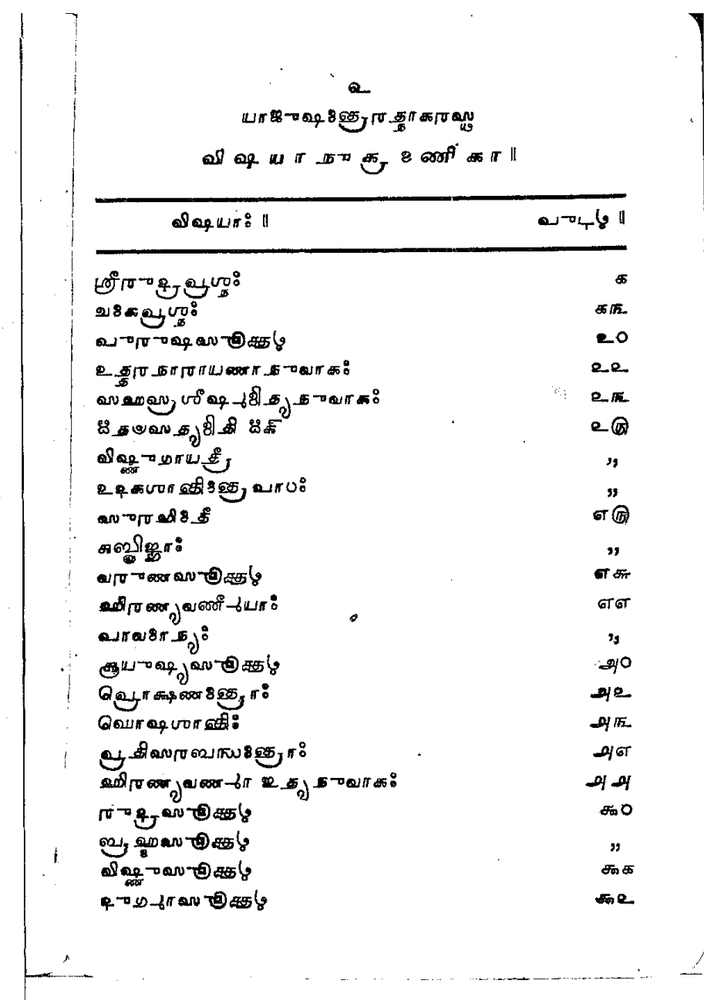
#> input picture data/images/page_0002.png, 704 x 1000 px, shrunk from 913 x 1297 before the run
$ python -i cv_assist.py   (imports and definitions only)
#> lines starting #> are read from the running program, lines starting #| are printed output that depends on the picture; after the words box and inside, x2 and y2 are one past the last pixel; in counts of white or black regions, pixels touching at a corner belong together
#> further down, picture is the input picture: shape (1000, 704); min 0, max 255, mean 241.9
"""Classical-CV assisted boundary proposals for Grantha text lines.

Why not DBSCAN: a kootu ezhuthu (conjunct/ligature glyph cluster) can have
components that are spatially DISJOINT from their own base letter (e.g. a
vowel sign positioned above/below with a real visual gap) while touching a
neighboring INDEPENDENT letter (a shared baseline stroke or ligated serif).
Proximity-based clustering has no notion of "this gap is internal structure
of one glyph" vs "this gap is a real inter-akshara boundary" -- it only sees
Euclidean/pixel distance. The algorithm below is line-relative and
shape-aware instead:

  1. Adaptive (Sauvola) binarization -- robust to the uneven illumination
     typical of a photocopier/scanner source.
  2. Horizontal projection profile -> text-line bands.
  3. Per-line vertical projection profile -> valley detection gated by two
     script-specific priors (minimum akshara width, and a FULL-HEIGHT valley
     requirement -- a boundary is only accepted if the gap spans nearly the
     entire line height, not just a partial notch partway up/down a glyph).
  4. A connected-component cross-check (morphological closing with a tall/
     narrow kernel) that must independently agree a boundary separates two
     distinct glyph blobs before it's finalized. This double-gate is what
     keeps disjoint-but-single conjuncts intact, which DBSCAN cannot express.
"""

from __future__ import annotations

from dataclasses import dataclass, field

import numpy as np
from scipy import ndimage
from skimage.filters import threshold_sauvola


@dataclass
class CvAssistConfig:
    # Sauvola adaptive threshold window (px, must be odd) and sensitivity.
    sauvola_window: int = 25
    sauvola_k: float = 0.2

    # Text-line detection (horizontal projection profile).
    line_smooth_px: int = 5          # moving-average window over row profile
    line_noise_floor_frac: float = 0.02  # frac of max row-darkness to count as "text row"
    line_gap_merge_px: int = 1       # merge line-bands separated by less than this
    line_min_height_px: int = 8      # discard bands shorter than this (noise/rules)
    line_vpad_px: int = 6            # vertical padding added when cropping a line strip

    # Per-line vertical valley detection.
    min_akshara_width_px: int = 10   # reject boundaries narrower than this
    valley_depth_frac: float = 0.12  # column darkness must drop below this frac of line max
    valley_smooth_px: int = 3        # moving-average window over column profile

    # Connected-component cross-check.
    closing_kernel_h: int = 7        # tall
    closing_kernel_w: int = 3        # narrow


@dataclass
class LineProposal:
    line_id: str
    y0: int
    y1: int
    boundaries_px: list[int] = field(default_factory=list)


def _moving_average(x: np.ndarray, window: int) -> np.ndarray:
    if window <= 1:
        return x
    kernel = np.ones(window) / window
    return np.convolve(x, kernel, mode="same")


def _binarize_sauvola(gray: np.ndarray, cfg: CvAssistConfig) -> np.ndarray:
    """Returns a boolean array, True == ink (dark)."""
    window = cfg.sauvola_window | 1  # force odd
    thresh = threshold_sauvola(gray, window_size=window, k=cfg.sauvola_k)
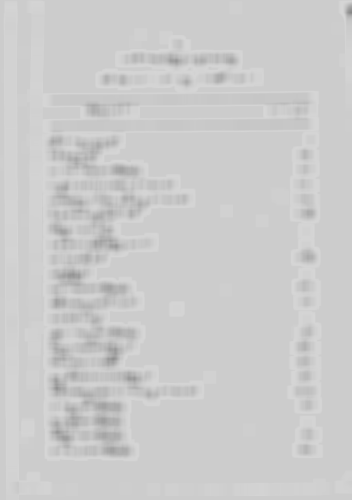
#> thresh: shape (1000, 704) float64 (shown at 1/2 size); min 134.5, max 214.5, mean 203.1
    return gray < thresh
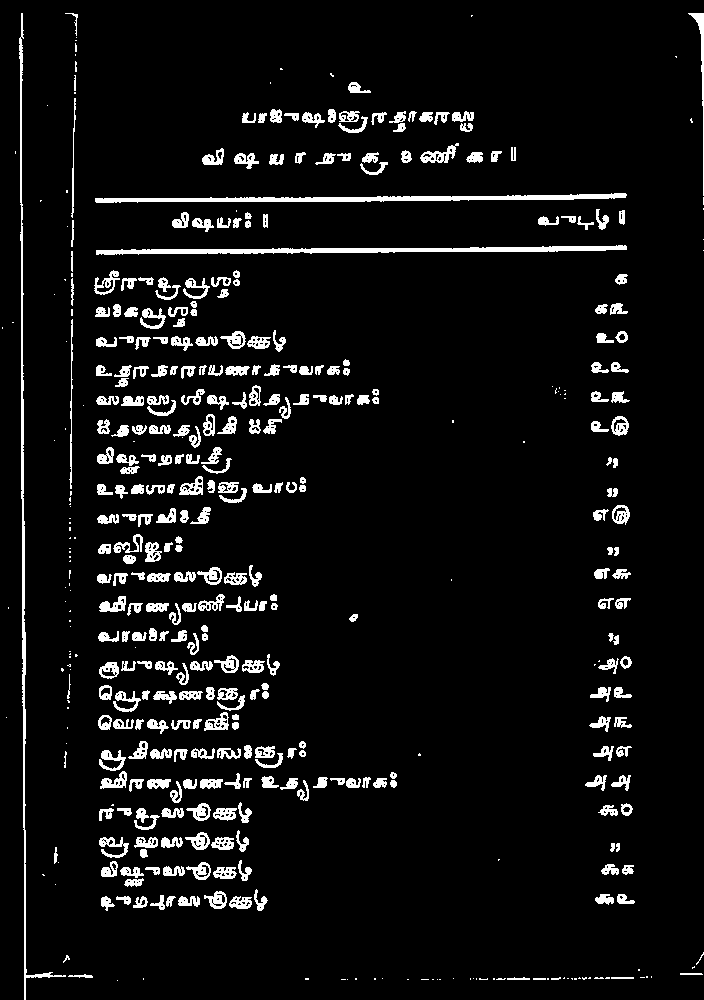
#> returned value: shape (1000, 704) bool; 6.4% white; 457 white regions (124 under 20 px), largest, box (x1, y1, x2, y2) and area: (96, 245, 627, 255) 2499, (19, 13, 66, 1000) 2489, (95, 193, 627, 203) 2434


def _detect_text_lines(ink: np.ndarray, cfg: CvAssistConfig) -> list[tuple[int, int]]:
    row_profile = ink.sum(axis=1).astype(np.float64)
#> row_profile = 1000 values, max 521 at index 198, min 0 at index 0, mean 45.09
    smoothed = _moving_average(row_profile, cfg.line_smooth_px)
#> smoothed = 1000 values, max 419 at index 250, min 0 at index 0, mean 45.09
    noise_floor = smoothed.max() * cfg.line_noise_floor_frac
#> noise_floor = 8.38

    is_text_row = smoothed > noise_floor

    bands: list[tuple[int, int]] = []
    in_band = False
    start = 0
    for i, val in enumerate(is_text_row):
        if val and not in_band:
            start = i
            in_band = True
        elif not val and in_band:
            bands.append((start, i))
            in_band = False
#> this loop made 1000 passes
#> (val, in_band) on passes 13, 29, 48, 51: (True, True), (False, False), (True, True), (False, False)
#> after the loop, bands = [(12, 28), (47, 50), (67, 70), (81, 95), (108, 134), (145, 176), (191, 205), (209, 231), (244, 256), (270, 351), (360, 526), (535, 564), (566, 587), (594, 624), (626, 732), (741, 831), (832, 887), (891, 911), (971, 982)]; in_band = False; start = 971
    if in_band:
        bands.append((start, len(is_text_row)))

    # Merge bands separated by a small gap (avoids a detached matra becoming its own "line").
    merged: list[tuple[int, int]] = []
    for band in bands:
        if merged and band[0] - merged[-1][1] <= cfg.line_gap_merge_px:
            merged[-1] = (merged[-1][0], band[1])
        else:
            merged.append(band)
#> this loop made 19 passes
#> after the loop, merged = [(12, 28), (47, 50), (67, 70), (81, 95), (108, 134), (145, 176), (191, 205), (209, 231), (244, 256), (270, 351), (360, 526), (535, 564), (566, 587), (594, 624), (626, 732), (741, 887), (891, 911), (971, 982)]

    return [b for b in merged if (b[1] - b[0]) >= cfg.line_min_height_px]


def _find_valleys(
    column_profile: np.ndarray, cfg: CvAssistConfig
) -> list[int]:
    smoothed = _moving_average(column_profile, cfg.valley_smooth_px)
    line_max = smoothed.max()
    if line_max <= 0:
        return []

    threshold = line_max * cfg.valley_depth_frac
    is_valley = smoothed <= threshold

    # Find contiguous valley runs, take their midpoint as the candidate boundary x.
    candidates: list[int] = []
    in_valley = False
    start = 0
    for i, val in enumerate(is_valley):
        if val and not in_valley:
            start = i
            in_valley = True
        elif not val and in_valley:
            candidates.append((start + i) // 2)
            in_valley = False
    if in_valley:
        candidates.append((start + len(is_valley)) // 2)

    return candidates


def _connected_component_gate(
    line_ink: np.ndarray, candidates: list[int], cfg: CvAssistConfig
) -> list[int]:
    """Keep only candidate boundaries that separate two distinct blobs after
    a tall/narrow morphological closing (fuses disjoint conjunct parts)."""
    structure = np.ones((cfg.closing_kernel_h, cfg.closing_kernel_w), dtype=bool)
    closed = ndimage.binary_closing(line_ink, structure=structure)
    labeled, _ = ndimage.label(closed)

    accepted: list[int] = []
    for x in candidates:
        if x <= 0 or x >= line_ink.shape[1] - 1:
            continue
        left_labels = set(np.unique(labeled[:, max(0, x - 2):x])) - {0}
        right_labels = set(np.unique(labeled[:, x:x + 2])) - {0}
        # Accept if the label sets on either side are disjoint (a real component
        # break), OR either side is blank (background gap) -- both indicate a
        # genuine separation rather than a mid-glyph notch.
        if not left_labels or not right_labels or left_labels.isdisjoint(right_labels):
            accepted.append(x)
    return accepted


def _enforce_min_width(boundaries: list[int], width: int, cfg: CvAssistConfig) -> list[int]:
    all_pts = sorted(set([0] + boundaries + [width]))
    filtered = [all_pts[0]]
    for x in all_pts[1:]:
        if x - filtered[-1] >= cfg.min_akshara_width_px:
            filtered.append(x)
        elif x == width:
            # Always keep the right edge; drop the previous point instead if too close.
            if len(filtered) > 1:
                filtered[-1] = x
            else:
                filtered.append(x)
    return filtered


def propose_boundaries(
    gray: np.ndarray, cfg: CvAssistConfig | None = None
) -> list[LineProposal]:
    """gray: 2D uint8/float array, single-channel page image (0=black..255=white)."""
    cfg = cfg or CvAssistConfig()
    ink = _binarize_sauvola(gray, cfg)

    lines = _detect_text_lines(ink, cfg)
#> lines = [(12, 28), (81, 95), (108, 134), (145, 176), (191, 205), (209, 231), (244, 256), (270, 351), (360, 526), (535, 564), (566, 587), (594, 624), (626, 732), (741, 887), (891, 911), (971, 982)]
    width = gray.shape[1]

    proposals: list[LineProposal] = []
    for idx, (y0, y1) in enumerate(lines):
        y0p = max(0, y0 - cfg.line_vpad_px)
        y1p = min(gray.shape[0], y1 + cfg.line_vpad_px)
        line_ink = ink[y0p:y1p, :]

        col_profile = line_ink.sum(axis=0).astype(np.float64)
        candidates = _find_valleys(col_profile, cfg)
        gated = _connected_component_gate(line_ink, candidates, cfg)
        boundaries = _enforce_min_width(gated, width, cfg)

        proposals.append(
            LineProposal(
                line_id=f"L{idx + 1:02d}",
                y0=y0,
                y1=y1,
                boundaries_px=boundaries,
            )
        )
#> this loop made 16 passes
#> (y0, y1, y0p, y1p, line_max in _find_valleys, threshold in _find_valleys, boundaries) on passes 1, 7, 9, 11, 12: (12, 28, 6, 34, 21, 2.52, [0, 10, 48, 384, 704]), (244, 256, 238, 262, 17, 2.04, [0, 10, 47, 85, 665, 704]), (360, 526, 354, 532, 154.7, 18.56, [0, 10, 47, 85, 470, 666, 704]), (566, 587, 560, 593, 33, 3.96, [0, 10, 47, 84, 172, 428, 611, 666, 704]), (594, 624, 588, 630, 39.67, 4.76, [0, 10, 63, 127, 144, 268, 314, 478, 665, 704])
#> pass 1, in propose_boundaries, `line_ink = ink[y0p:y1p, :]`:
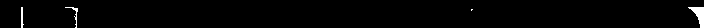
#> line_ink: shape (28, 704) bool; 1.3% white; 4 white regions (1 under 20 px), largest, box (x1, y1, x2, y2) and area: (688, 7, 704, 28) 163, (65, 7, 78, 28) 48, (21, 7, 24, 28) 43
#> pass 1, in _connected_component_gate, `closed = ndimage.binary_closing(line_ink, structure=structure)`:
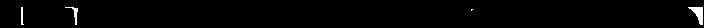
#> closed: shape (28, 704) bool; 1.2% white; 4 white regions (1 under 20 px), largest, box (x1, y1, x2, y2) and area: (688, 7, 703, 25) 133, (65, 7, 78, 25) 59, (21, 7, 24, 25) 37
#> pass 2, in propose_boundaries, `line_ink = ink[y0p:y1p, :]`:
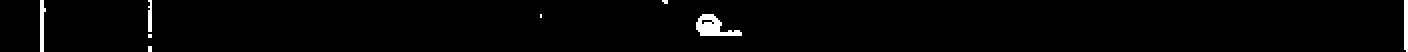
#> line_ink: shape (26, 704) bool (shown 2 times larger); 1.6% white; 8 white regions (4 under 20 px), largest, box (x1, y1, x2, y2) and area: (348, 7, 371, 18) 136, (20, 0, 23, 26) 54, (702, 0, 704, 26) 51, (74, 0, 76, 16) 29
#> after the loop, proposals = 16 items

    return proposals

>>> import cv2
>>> picture = cv2.imread('../../data/images/page_0002.png', cv2.IMREAD_GRAYSCALE)
>>> result = propose_boundaries(picture)
#> result = 16 items

$ run again, on data/images/page_0003.png
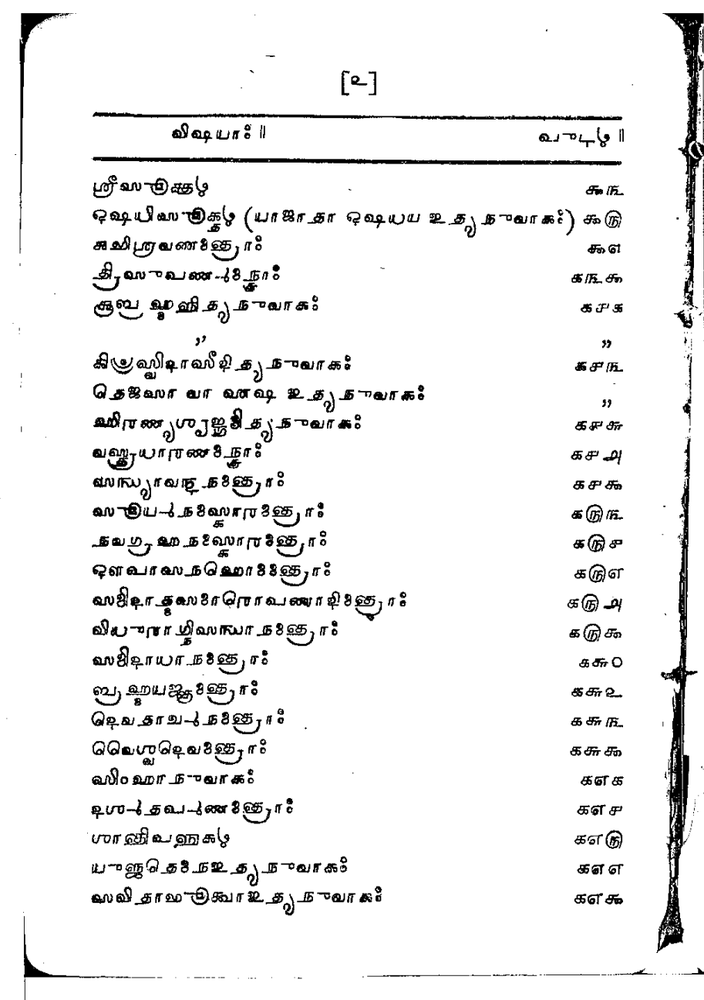
#> input picture data/images/page_0003.png, 704 x 1000 px, shrunk from 913 x 1297 before the run
#> picture is the input picture: shape (1000, 704); min 0, max 255, mean 237.7
#> in _binarize_sauvola, `return gray < thresh`:
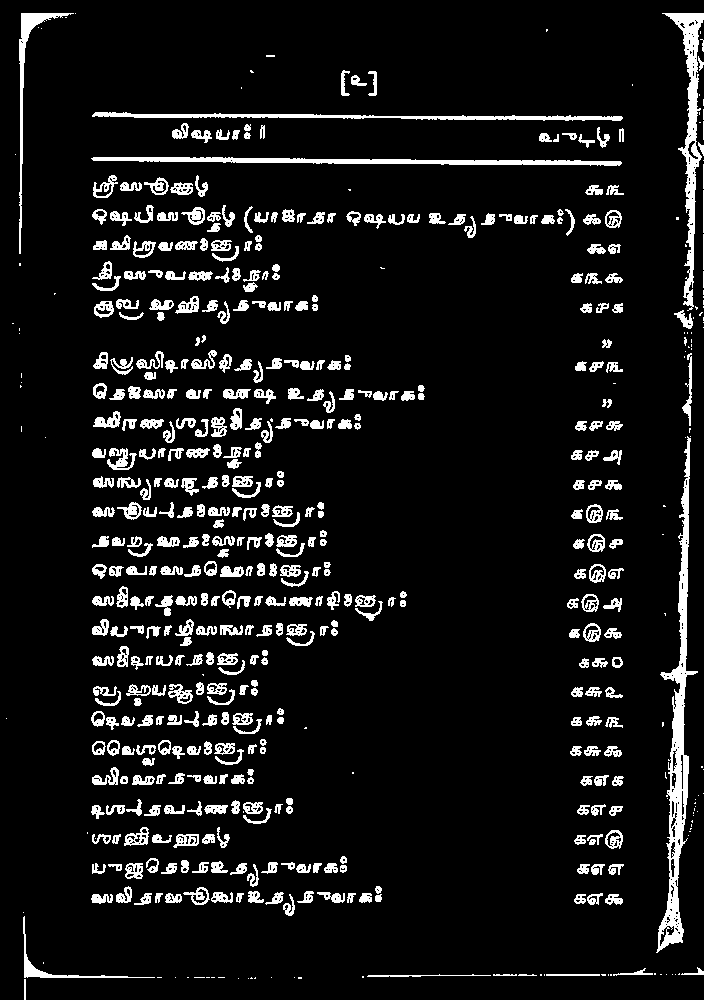
#> returned value: shape (1000, 704) bool; 8.5% white; 582 white regions (118 under 20 px), largest, box (x1, y1, x2, y2) and area: (656, 436, 698, 953) 5019, (662, 13, 704, 311) 2896, (91, 157, 622, 166) 2480
#> row_profile = 1000 values, max 520 at index 116, min 0 at index 0, mean 59.91
#> smoothed = 1000 values, max 406.4 at index 161, min 0 at index 0, mean 59.91
#> noise_floor = 8.13
#> the loop in _detect_text_lines, `for i, val in enumerate(is_text_row):` made 1000 passes
#> (val, in_band) on pass 12: (True, True)
#> after the loop in _detect_text_lines, `for i, val in enumerate(is_text_row):`: bands = [(11, 326), (338, 347), (351, 948), (964, 980)]; in_band = False; start = 964
#> the loop in _detect_text_lines, `for band in bands:` made 4 passes
#> after the loop in _detect_text_lines, `for band in bands:`: merged = [(11, 326), (338, 347), (351, 948), (964, 980)]
#> the loop in propose_boundaries, `for idx, (y0, y1) in enumerate(lines):` made 4 passes
#> (y0, y1, y0p, y1p, line_max in _find_valleys, threshold in _find_valleys, candidates, all_pts in _enforce_min_width) on passes 1, 3: (11, 326, 5, 332, 281.3, 33.76, [9, 60, 132, 144, 231, 241, 253, 268, 326, 481, 603, 652], [0, 9, 652, 704]), (351, 948, 345, 954, 312, 37.44, [46, 340, 461, 643, 698], [0, 46, 461, 643, 698, 704])
#> after the loop in propose_boundaries, `for idx, (y0, y1) in enumerate(lines):`:
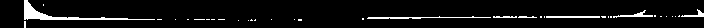
#> line_ink: shape (28, 704) bool; 5.7% white; 35 white regions (28 under 20 px), largest, box (x1, y1, x2, y2) and area: (24, 0, 155, 20) 486, (367, 16, 491, 19) 176, (546, 16, 600, 18) 108
#> after the loop in propose_boundaries, `for idx, (y0, y1) in enumerate(lines):`: proposals = 4 items

$ run again, on data/images/page_0004.png
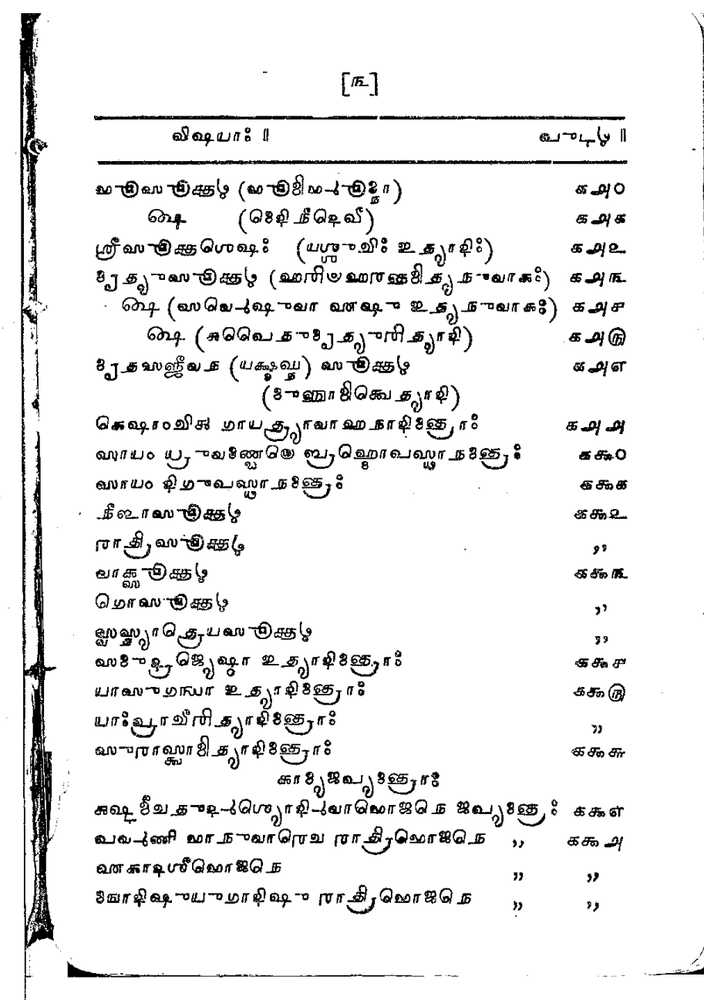
#> input picture data/images/page_0004.png, 704 x 1000 px, shrunk from 913 x 1297 before the run
#> picture is the input picture: shape (1000, 704); min 0, max 255, mean 235
#> in _binarize_sauvola, `return gray < thresh`:
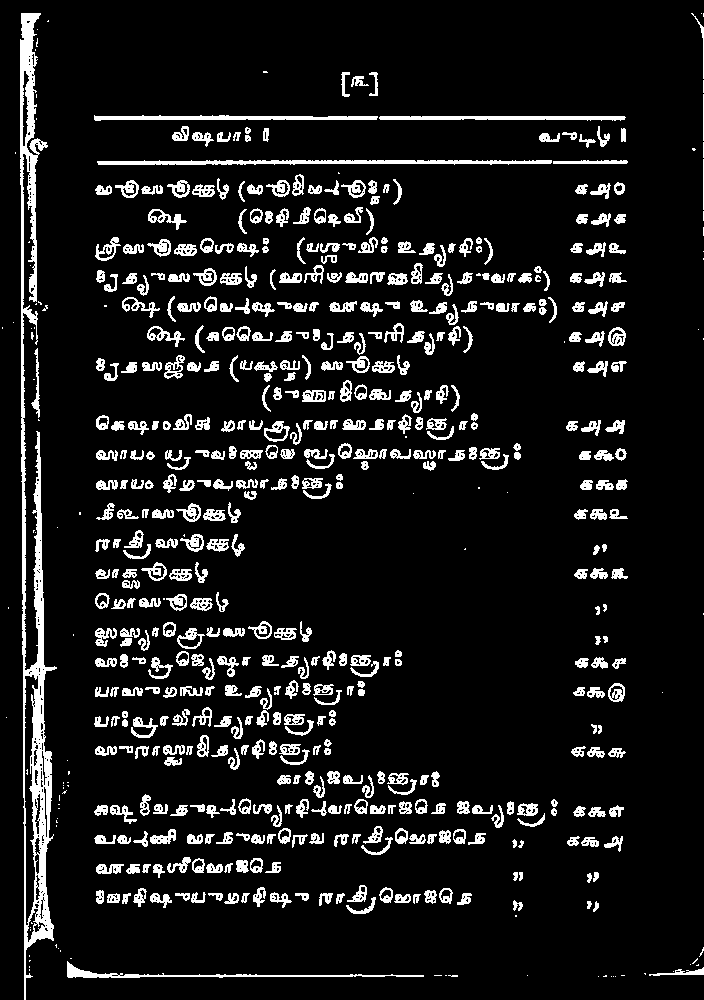
#> returned value: shape (1000, 704) bool; 9.9% white; 626 white regions (94 under 20 px), largest, box (x1, y1, x2, y2) and area: (20, 13, 57, 1000) 10352, (97, 160, 552, 165) 1723, (94, 115, 378, 121) 1136
#> row_profile = 1000 values, max 544 at index 162, min 0 at index 0, mean 69.46
#> smoothed = 1000 values, max 430.2 at index 117, min 0 at index 0, mean 69.45
#> noise_floor = 8.6
#> the loop in _detect_text_lines, `for i, val in enumerate(is_text_row):` made 1000 passes
#> (val, start, in_band) on pass 13: (True, 12, True)
#> after the loop in _detect_text_lines, `for i, val in enumerate(is_text_row):`: bands = [(12, 945), (965, 980)]; in_band = False; start = 965
#> the loop in _detect_text_lines, `for band in bands:` made 2 passes
#> after the loop in _detect_text_lines, `for band in bands:`: merged = [(12, 945), (965, 980)]
#> the loop in propose_boundaries, `for idx, (y0, y1) in enumerate(lines):` made 2 passes
#> (y0, y1, y0p, y1p, line_max in _find_valleys, threshold in _find_valleys) on pass 1: (12, 945, 6, 951, 643, 77.16)
#> pass 2, in propose_boundaries, `line_ink = ink[y0p:y1p, :]`:
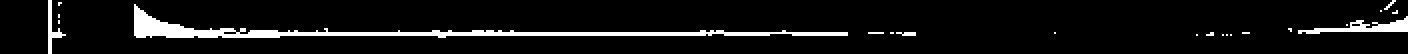
#> line_ink: shape (27, 704) bool (shown 2 times larger); 7.1% white; 21 white regions (18 under 20 px), largest, box (x1, y1, x2, y2) and area: (67, 2, 424, 19) 1019, (649, 8, 704, 17) 189, (24, 0, 33, 27) 73
#> after the loop in propose_boundaries, `for idx, (y0, y1) in enumerate(lines):`: proposals = 2 items
